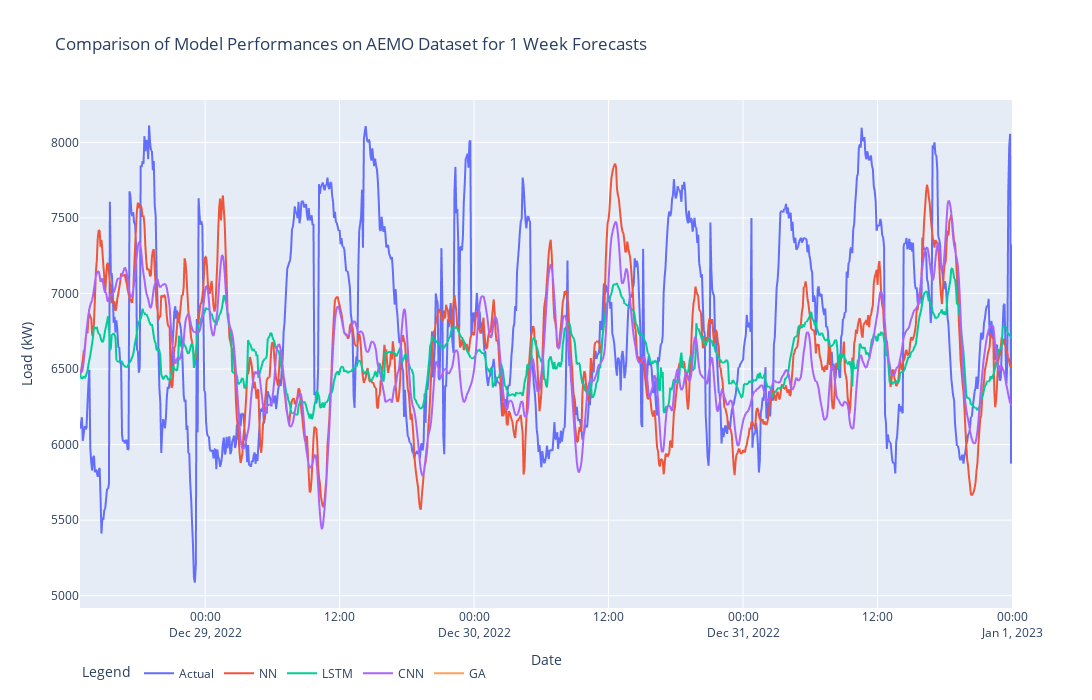

The cell this chart's notebook holds for it:
### Code cell
# Create a line plot using Plotly Express
fig = px.line(data, title=title)

# Customize the figure (optional)
fig.update_xaxes(title_text='Date')
fig.update_yaxes(title_text=ylabel)
fig.update_layout(width=1200,              # Increase the figure width
                height=700,             # Increase the figure height
                legend_title_text='Legend',
                legend=dict(orientation='h'),
)

# Show the plot
fig.show()

### Figure 1 — Plotly figure (JSON) as saved in the notebook; plotly's stock layout.template omitted (floating-point values rounded to 4 significant figures; data arrays with more than 128 entries replaced by an {"elided": "..."} marker saying what was removed)
{"data": [{"hovertemplate": "variable=Actual<br>Date=%{x}<br>value=%{y}<extra></extra>", "legendgroup": "Actual", "line": {"color": "#636efa", "dash": "solid"}, "marker": {"symbol": "circle"}, "mode": "lines", "name": "Actual", "showlegend": true, "type": "scattergl", "x": {"elided": "1000 str values"}, "xaxis": "x", "y": {"elided": "1000 float values"}, "yaxis": "y"}, {"hovertemplate": "variable=NN<br>Date=%{x}<br>value=%{y}<extra></extra>", "legendgroup": "NN", "line": {"color": "#EF553B", "dash": "solid"}, "marker": {"symbol": "circle"}, "mode": "lines", "name": "NN", "showlegend": true, "type": "scattergl", "x": {"elided": "1000 str values"}, "xaxis": "x", "y": {"elided": "1000 float values"}, "yaxis": "y"}, {"hovertemplate": "variable=LSTM<br>Date=%{x}<br>value=%{y}<extra></extra>", "legendgroup": "LSTM", "line": {"color": "#00cc96", "dash": "solid"}, "marker": {"symbol": "circle"}, "mode": "lines", "name": "LSTM", "showlegend": true, "type": "scattergl", "x": {"elided": "1000 str values"}, "xaxis": "x", "y": {"elided": "1000 float values"}, "yaxis": "y"}, {"hovertemplate": "variable=CNN<br>Date=%{x}<br>value=%{y}<extra></extra>", "legendgroup": "CNN", "line": {"color": "#ab63fa", "dash": "solid"}, "marker": {"symbol": "circle"}, "mode": "lines", "name": "CNN", "showlegend": true, "type": "scattergl", "x": {"elided": "1000 str values"}, "xaxis": "x", "y": {"elided": "1000 float values"}, "yaxis": "y"}, {"hovertemplate": "variable=GA<br>Date=%{x}<br>value=%{y}<extra></extra>", "legendgroup": "GA", "line": {"color": "#FFA15A", "dash": "solid"}, "marker": {"symbol": "circle"}, "mode": "lines", "name": "GA", "showlegend": true, "type": "scattergl", "x": {"elided": "1000 str values"}, "xaxis": "x", "y": {"elided": "1000 null values"}, "yaxis": "y"}], "layout": {"height": 700, "legend": {"orientation": "h", "title": {"text": "Legend"}, "tracegroupgap": 0}, "title": {"text": "Comparison of Model Performances on AEMO Dataset for 1 Week Forecasts"}, "width": 1200, "xaxis": {"anchor": "y", "domain": [0, 1], "title": {"text": "Date"}}, "yaxis": {"anchor": "x", "domain": [0, 1], "title": {"text": "Load (kW)"}}}}
